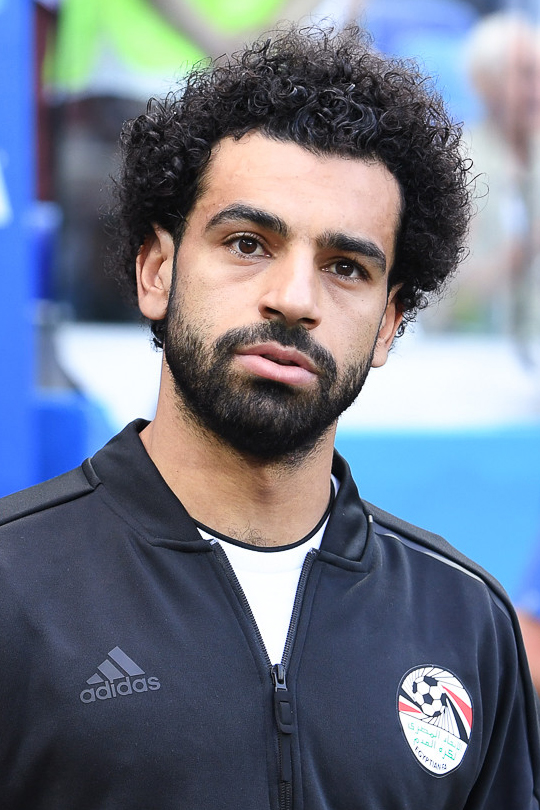
#> input picture data/test_data/mo1.jpg, 540 x 810 px, found by its file name
$ jupyter execute data_cleaning.ipynb   (shell and % lines are left out)
#> lines starting #> are read from the running program, lines starting #| are printed output that depends on the picture
[cell 1]
import numpy
import cv2
import matplotlib
import matplotlib.pyplot as plt

[cell 2]
image = cv2.imread(r"C:\Users\ifunanyaScript\Everything\FootballStars_image_cnn\data\test_data\mo1.jpg")
#> image is the input picture: shape (810, 540, 3); mean B, G, R 133.8, 117.9, 110.4
image.shape
#> Out = (810, 540, 3)

[cell 3]
plt.imshow(image)

[cell 4]
gray_image = cv2.cvtColor(image, cv2.COLOR_BGR2GRAY)
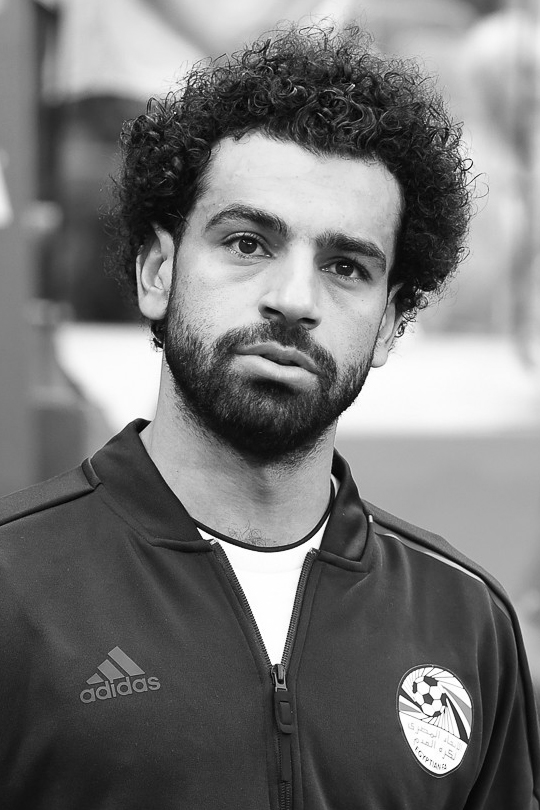
#> gray_image: shape (810, 540); min 0, max 255, mean 117.5
gray_image.shape
#> Out = (810, 540)

[cell 5]
plt.imshow(gray_image, cmap="gray")

[cell 6]
detect_face = cv2.CascadeClassifier(r"C:\Users\ifunanyaScript\Everything\FootballStars_image_cnn\opencv\haarcascade_frontalface_default.xml")
detect_eye = cv2.CascadeClassifier(r"C:\Users\ifunanyaScript\Everything\FootballStars_image_cnn\opencv\haarcascade_eye.xml")

face = detect_face.detectMultiScale(gray_image, 1.3, 5)
#> face = [[146, 139, 289, 289]]
face
#> Out = [[146, 139, 289, 289]]

[cell 7]
(x, y, w, h) = face[0]
#> x = 146; y = 139; w = 289; h = 289

[cell 8]
face_outline = cv2.rectangle(image, (x, y), (x+w, y+h), (0, 200, 0), 2)
plt.imshow(face_outline)

[cell 9]
cv2.destroyAllWindows()

[cell 10]
for (x, y, w, h) in face:
    face_outline = cv2.rectangle(image, (x, y), (x+w, y+h), (0, 255, 0), 2)
    region_gray = gray_image[y:y+h, x:x+w]
    region_colour = face_outline[y:y+h, x:x+w]
    eyes = detect_eye.detectMultiScale(region_gray)
    for (ex, ey, ew, eh) in eyes:
        cv2.rectangle(region_colour, (ex, ey), (ex+ew, ey+eh), (0, 0, 255), 2)
#> this loop made 1 pass
#> (x, y, w, h, eyes) on pass 1: (146, 139, 289, 289, [[171, 103, 56, 56], [65, 73, 66, 66]])
#> pass 1, `face_outline = cv2.rectangle(image, (x, y), (x+w, y+h), (0, 255, 0), 2)`:
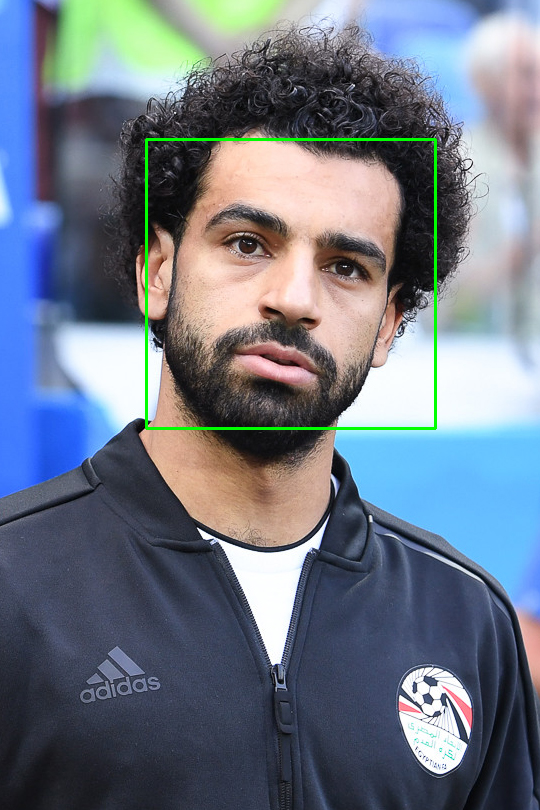
#> face_outline: shape (810, 540, 3); mean B, G, R 132.9, 119.1, 109.5
#> after the loop:
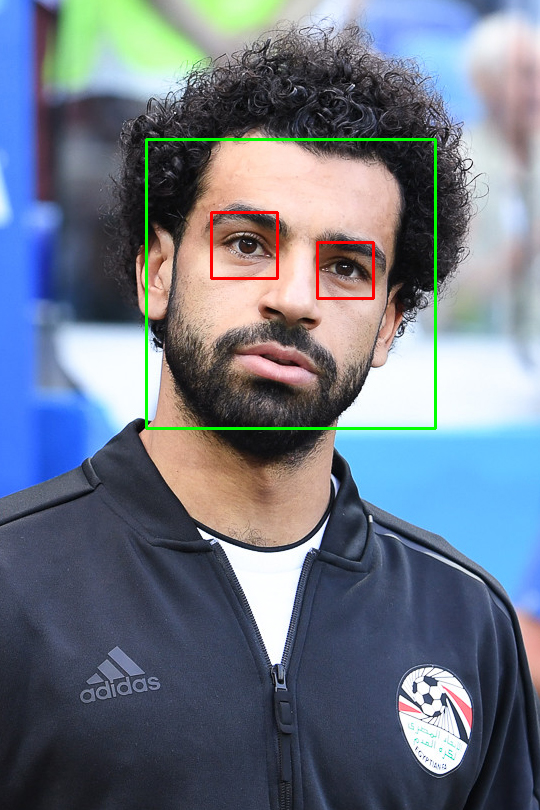
#> image: shape (810, 540, 3); mean B, G, R 132.5, 118.6, 109.8
#> after the loop:
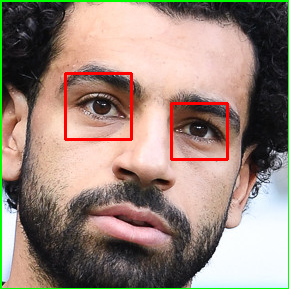
#> region_colour: shape (289, 289, 3); mean B, G, R 121.2, 133, 152.7

plt.figure()
plt.imshow(face_outline)
plt.show()

[cell 11]
plt.imshow(region_colour)

[cell 12]
def get_clean_image(path):
    image= cv2.imread(path)
    if image is not None:
        gray_image = cv2.cvtColor(image, cv2.COLOR_BGR2GRAY)
        face = detect_face.detectMultiScale(gray_image, 1.3, 5)
#> face = [[146, 139, 289, 289]]
        for (x, y, w, h) in face:
            region_gray = gray_image[y:y+h, x:x+w]
            region_colour = image[y:y+h, x:x+w]
            eyes = detect_eye.detectMultiScale(region_gray)
            if len(eyes) >= 2:
                return region_colour

[cell 13]
initial_image = cv2.imread(r"C:\Users\ifunanyaScript\Everything\FootballStars_image_cnn\data\test_data\mo1.jpg")
plt.imshow(initial_image)

[cell 14]
clean_image = get_clean_image(r"C:\Users\ifunanyaScript\Everything\FootballStars_image_cnn\data\test_data\mo1.jpg")
plt.imshow(clean_image)

[cell 15]
initial_image2 = cv2.imread(r"C:\Users\ifunanyaScript\Everything\FootballStars_image_cnn\data\test_data\mo2.jpg")
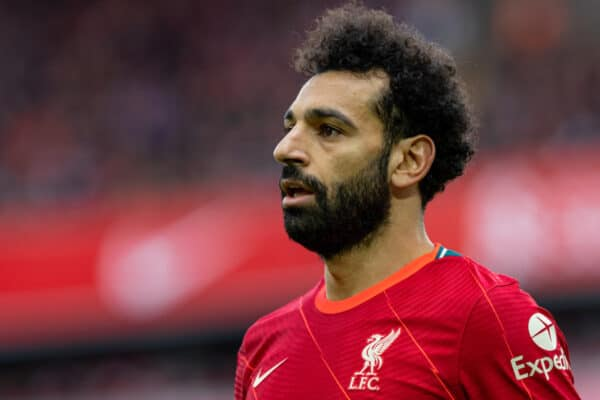
#> input picture data/test_data/mo2.jpg, 600 x 400 px, found by its file name
#> initial_image2 is the input picture: shape (400, 600, 3); mean B, G, R 64.7, 59.2, 118.8
plt.imshow(initial_image2)

[cell 16]
clean_image2 = get_clean_image(r"C:\Users\ifunanyaScript\Everything\FootballStars_image_cnn\data\test_data\mo2.jpg")
#> in get_clean_image (call 2), `gray_image = cv2.cvtColor(image, cv2.COLOR_BGR2GRAY)`:
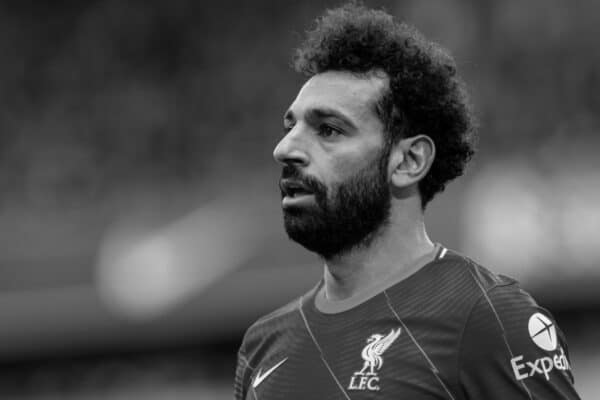
#> gray_image: shape (400, 600); min 0, max 254, mean 77.6
#> in get_clean_image (call 2), `face = detect_face.detectMultiScale(gray_image, 1.3, 5)`: face = ()
clean_image2

[cell 17]
dataset_path = r"C:/Users/ifunanyaScript/Everything/FootballStars_image_cnn/data/dataset/"
clean_dataset_path = r"C:/Users/ifunanyaScript/Everything/FootballStars_image_cnn/data/clean_dataset/"

[cell 18]
import os
sub_dirs = []
for entry in os.scandir(dataset_path):
    if entry.is_dir():
        sub_dirs.append(entry.path)

[cell 19]
sub_dirs

[cell 20]
import shutil

if os.path.exists(clean_dataset_path):
    shutil.rmtree(clean_dataset_path)
os.makedirs(clean_dataset_path)

[cell 21]
clean_image_dirs = []
footballer_filenames_dict = {}

for sub_dir in sub_dirs:
    count = 1
    footballer_name = sub_dir.split("/")[-1]
    print(footballer_name)

    footballer_filenames_dict[footballer_name] = []

    for entry in os.scandir(sub_dir):
        region_colour = get_clean_image(entry.path)
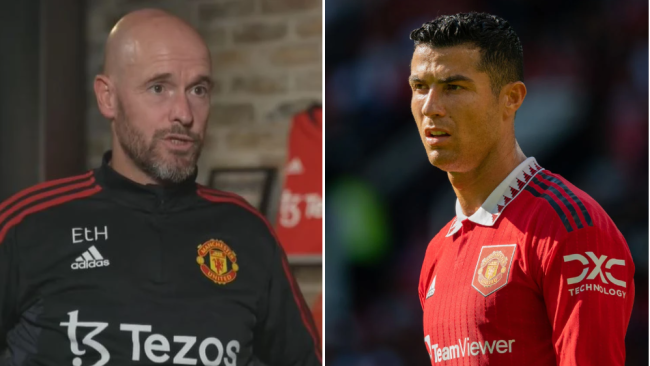
#> input picture data/dataset/cristiano_ronaldo/Cristiano Ronaldo - Latest news.png, 650 x 366 px
#> in get_clean_image, image is the input picture: shape (366, 650, 3); mean B, G, R 48.1, 52.5, 78.1
#> in get_clean_image (call 3), `gray_image = cv2.cvtColor(image, cv2.COLOR_BGR2GRAY)`:
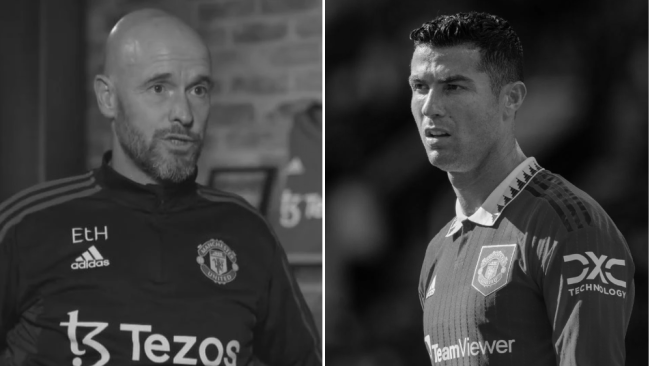
#> gray_image: shape (366, 650); min 1, max 255, mean 59.7
#> in get_clean_image (call 3), `face = detect_face.detectMultiScale(gray_image, 1.3, 5)`: face = [[394, 55, 86, 86], [117, 41, 122, 122]]
#> the loop in get_clean_image, `for (x, y, w, h) in face:` made 1 pass
#> (x, y, w, h, eyes) on pass 1: (394, 55, 86, 86, [[49, 23, 20, 20], [13, 18, 30, 30]])
#> pass 1, in get_clean_image (call 3), `region_gray = gray_image[y:y+h, x:x+w]`:
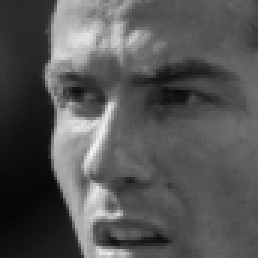
#> region_gray: shape (86, 86) (shown 3 times larger); min 6, max 240, mean 85.1
#> pass 1, in get_clean_image (call 3), `region_colour = image[y:y+h, x:x+w]`:
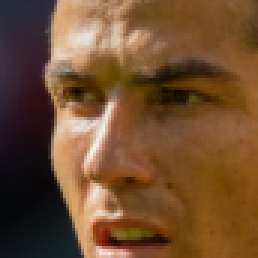
#> region_colour: shape (86, 86, 3) (shown 3 times larger); mean B, G, R 48.8, 78.2, 112.5
